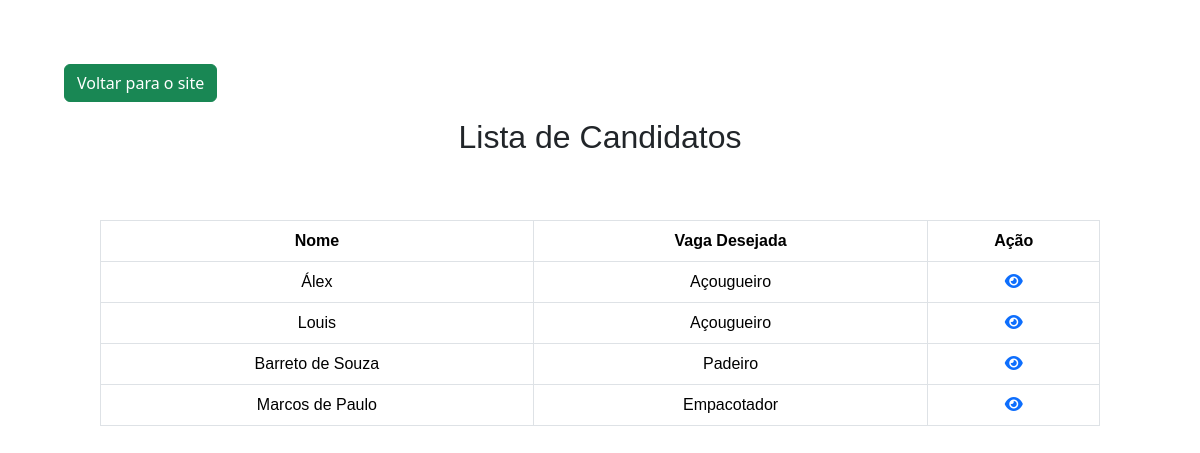
The app's page /trabalheconosco/admin with its own data.
### ofertas/models.py (models this page shows, shortened)
class Candidato(models.Model):
    nome = models.CharField(max_length=250)
    email = models.EmailField()
    telefone = models.CharField(max_length=11)
    endereco = models.CharField(max_length=100)
    estado = models.ForeignKey(Estado, on_delete=models.CASCADE)
    curriculo = models.ImageField(upload_to='static/ofertas/img')
    vaga_emprego = models.ForeignKey(Vaga_emprego, on_delete=models.SET_NULL,
                                     null=True, default='')

class Vaga_emprego(models.Model):
    nome_vaga = models.CharField(max_length=50)
    carga_horaria = models.FloatField()
    salario = models.FloatField()
    def __str__(self):
        return self.nome_vaga

### ofertas/views.py (the view)
# urls.py: path('trabalheconosco/admin', views.candidato_listar, name='candidato_listar'),
@has_role_decorator('administrador')
def candidato_listar(request):
    candidatos = Candidato.objects.all()
    context = {'candidatos': candidatos}
    return render(request, 'ofertas/pages/candidatos_admin.html', context)

### ofertas/templates/ofertas/pages/candidatos_admin.html
{% include 'ofertas/partials/head.html' %}
<body>
    <a href="{% url 'index' %}" class="btn btn-success mb-3 new voltar">Voltar para o site</a>
    <h2 class="h2_admin">Lista de Candidatos</h2>
    <div class="main-content-admin">
        <table class=" table table-bordered">
            <thead>
                <tr>
                    <th>Nome</th>
                    <th>Vaga Desejada</th>
                    <th>Ação</th>
                </tr>
            </thead>
            <tbody>
                {% for candidato in candidatos %}
                <tr>
                    <td>{{candidato.nome}}</td>
                    <td>{{candidato.vaga_emprego}}</td>
                    <td><a href="{% url 'candidato_detalhe' id=candidato.id %}" class="link-candidato-ver"><i
                                class="fa-regular fa-eye"></i></a></td>
                </tr>
                {% endfor %}
            </tbody>
        </table>
</body>

### ofertas/static/ofertas/css/style-main.css (style rules this page uses)
:root { --color-background: #FB530B; --color-links: #151414; --color-box: rgb(36, 35, 35); --color-backbot: rgba(16, 15, 16, 0.96); --color-hedlateral: #f4f1f1; --color-black: black; --color-font: #f5f5f5; --color-info-light: #cce5ff; --color-debug-light: #cce5ff; --color-success-light: #d4edda; --color-alert-light: #fff3cd; --color-warning-light: #fff3cd; --color-error-light: #f8d7da; --color-dark-text: #444; --color-info-dark: #4d86c4; --color-debug-dark: #4d86c4; --color-success-dark: #4a9c5d; --color-alert-dark: #927f40; --color-warning-dark: #927f40; --color-error-dark: #da525d; --color-gray-0: #f9f9f9; --color-gray-1: #e0e0e0; --color-gray-2: #c7c7c7; --color-gray-3: #aeaeae; --color-gray-4: #959595; --color-gray-5: #7d7d7d; --color-gray-6: #646464; --color-gray-7: #4b4b4b; --color-gray-8: #323232; --color-gray-9: #191919; --color-index: rgba(9, 225, 253, 0.055); --spacing-gutter-medium: 3rem; --spacing-gutter-large: 4rem; }
* { font-family: Arial, Helvetica, sans-serif; margin: 0; padding: 0; box-sizing: border-box; }

### ofertas/static/ofertas/css/style-header.css (style rules this page uses)
:root { --color-background: #FB530B; --color-links: #151414; --color-box: rgb(36, 35, 35); --color-backbot: rgba(16, 15, 16, 0.96); --color-hedlateral: #f4f1f1; --color-black: black; --color-font: #f5f5f5; }
* { font-family: Arial, Helvetica, sans-serif; margin: 0; padding: 0; box-sizing: border-box; }

### ofertas/static/ofertas/css/style-footer.css (style rules this page uses)
:root { --color-background: #FB530B; --color-links: #151414; --color-box: rgb(36, 35, 35); --color-backbot: rgba(16, 15, 16, 0.96); --color-hedlateral: #f4f1f1; --color-black: black; --color-font: #f5f5f5; }
* { font-family: Arial, Helvetica, sans-serif; margin: 0; padding: 0; box-sizing: border-box; }

### ofertas/static/ofertas/css/style-trabalheconosco.css (style rules this page uses)
:root { --color-background: #FB530B; --color-links: #151414; --color-box: rgb(36, 35, 35); --color-backbot: rgba(16, 15, 16, 0.96); --color-hedlateral: #f4f1f1; --color-black: black; --color-font: #f5f5f5; }
* { font-family: Arial, Helvetica, sans-serif; margin: 0; padding: 0; box-sizing: border-box; }
.voltar { margin: 4rem; }

### ofertas/static/ofertas/css/style-ofertas.css (style rules this page uses)
:root { --color-background: #FB530B; --color-links: #151414; --color-box: rgb(36, 35, 35); --color-backbot: rgba(16, 15, 16, 0.96); --color-hedlateral: #f4f1f1; --color-black: black; --color-font: #f5f5f5; }
* { font-family: Arial, Helvetica, sans-serif; margin: 0; padding: 0; box-sizing: border-box; }
.h2_admin { margin: 0 0 4rem 0; text-align: center; }
.main-content-admin { max-width: 1000px; margin: 0 auto; }
td, th { text-align: center; }

### ofertas/static/ofertas/css/style-contato.css (style rules this page uses)
:root { --color-background: #FB530B; --color-links: #151414; --color-box: rgb(36, 35, 35); --color-backbot: rgba(16, 15, 16, 0.96); --color-hedlateral: #f4f1f1; --color-black: black; --color-font: #f5f5f5; }
* { font-family: Arial, Helvetica, sans-serif; margin: 0; padding: 0; box-sizing: border-box; }

### records on screen
Candidato: nome "Álex", vaga_emprego "Açougueiro"
Candidato: nome "Louis", vaga_emprego "Açougueiro"
Candidato: nome "Barreto de Souza", vaga_emprego "Padeiro"
Candidato: nome "Marcos de Paulo", vaga_emprego "Empacotador"
